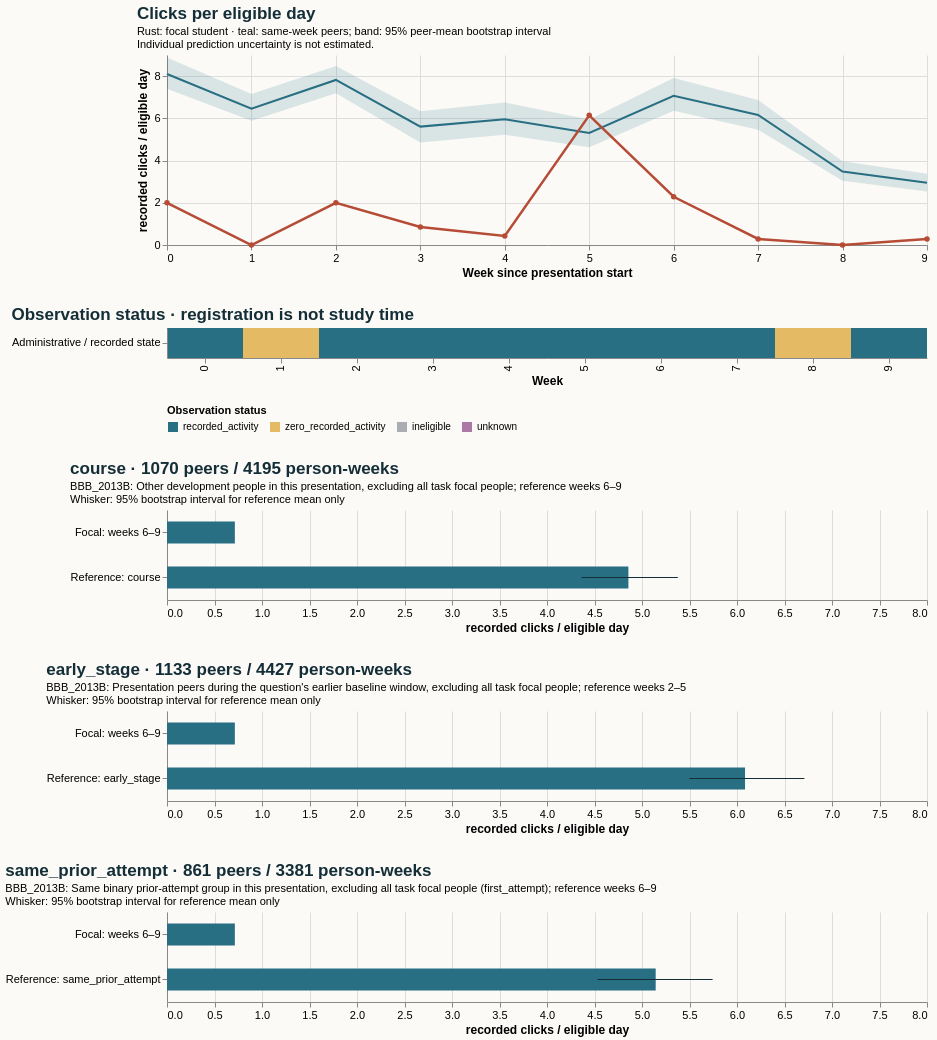

Specify this chart in Vega-Lite:
### Vega-Lite specification from a JSON file in a GitHub repository (floating-point values rounded to 4 significant figures)
{"$schema": "https://vega.github.io/schema/vega-lite/v5.20.1.json", "config": {"axis": {"labelFontSize": 11, "titleFontSize": 12}, "background": "#fbfaf7", "font": "sans-serif", "title": {"anchor": "start", "color": "#142e38", "fontSize": 17, "subtitleFontSize": 11}, "view": {"continuousHeight": 300, "continuousWidth": 300, "stroke": null}}, "datasets": {"data-42d735887719bfd9941809f3b13706e4": [{"hi": null, "lo": null, "series": "Focal: weeks 6–9", "value": 0.7143}, {"hi": 6.71, "lo": 5.499, "series": "Reference: early_stage", "value": 6.084}], "data-4488dd9c4aa2501051630b1e9a12990b": [{"end_day": 6, "focal_value": 2.0, "peer_ci_high": 8.884, "peer_ci_low": 7.403, "peer_mean": 8.1, "peer_observations": 1159, "peer_people": 1159, "reference": "course", "unit": "recorded clicks / eligible day", "week": 0}, {"end_day": 13, "focal_value": 0.0, "peer_ci_high": 7.155, "peer_ci_low": 5.883, "peer_mean": 6.456, "peer_observations": 1151, "peer_people": 1151, "reference": "course", "unit": "recorded clicks / eligible day", "week": 1}, {"end_day": 20, "focal_value": 2.0, "peer_ci_high": 8.479, "peer_ci_low": 7.188, "peer_mean": 7.819, "peer_observations": 1133, "peer_people": 1133, "reference": "course", "unit": "recorded clicks / eligible day", "week": 2}, {"end_day": 27, "focal_value": 0.8571, "peer_ci_high": 6.34, "peer_ci_low": 4.85, "peer_mean": 5.608, "peer_observations": 1125, "peer_people": 1125, "reference": "course", "unit": "recorded clicks / eligible day", "week": 3}, {"end_day": 34, "focal_value": 0.4286, "peer_ci_high": 6.751, "peer_ci_low": 5.221, "peer_mean": 5.954, "peer_observations": 1088, "peer_people": 1088, "reference": "course", "unit": "recorded clicks / eligible day", "week": 4}, {"end_day": 41, "focal_value": 6.143, "peer_ci_high": 5.94, "peer_ci_low": 4.634, "peer_mean": 5.31, "peer_observations": 1081, "peer_people": 1081, "reference": "course", "unit": "recorded clicks / eligible day", "week": 5}, {"end_day": 48, "focal_value": 2.286, "peer_ci_high": 7.906, "peer_ci_low": 6.359, "peer_mean": 7.065, "peer_observations": 1070, "peer_people": 1070, "reference": "course", "unit": "recorded clicks / eligible day", "week": 6}, {"end_day": 55, "focal_value": 0.2857, "peer_ci_high": 6.868, "peer_ci_low": 5.454, "peer_mean": 6.16, "peer_observations": 1054, "peer_people": 1054, "reference": "course", "unit": "recorded clicks / eligible day", "week": 7}, {"end_day": 62, "focal_value": 0.0, "peer_ci_high": 3.963, "peer_ci_low": 3.046, "peer_mean": 3.483, "peer_observations": 1044, "peer_people": 1044, "reference": "course", "unit": "recorded clicks / eligible day", "week": 8}, {"end_day": 69, "focal_value": 0.2857, "peer_ci_high": 3.371, "peer_ci_low": 2.531, "peer_mean": 2.943, "peer_observations": 1027, "peer_people": 1027, "reference": "course", "unit": "recorded clicks / eligible day", "week": 9}], "data-9c3ad8bfb0fa0b06f7989b59bd3693c3": [{"hi": null, "lo": null, "series": "Focal: weeks 6–9", "value": 0.7143}, {"hi": 5.377, "lo": 4.364, "series": "Reference: course", "value": 4.857}], "data-a86875204e3dc5b693ae496068f29109": [{"hi": null, "lo": null, "series": "Focal: weeks 6–9", "value": 0.7143}, {"hi": 5.743, "lo": 4.531, "series": "Reference: same_prior_attempt", "value": 5.144}], "data-bf42056927d074182c1365a234cf8abf": [{"eligible_days": 7.0, "end_day": 6, "logging_completeness": "unknown", "observation_status": "recorded_activity", "row": "Administrative / recorded state", "score_status": "withheld_release_time_unknown", "start_day": 0, "value": 2.0, "week": 0}, {"eligible_days": 7.0, "end_day": 13, "logging_completeness": "unknown", "observation_status": "zero_recorded_activity", "row": "Administrative / recorded state", "score_status": "withheld_release_time_unknown", "start_day": 7, "value": 0.0, "week": 1}, {"eligible_days": 7.0, "end_day": 20, "logging_completeness": "unknown", "observation_status": "recorded_activity", "row": "Administrative / recorded state", "score_status": "withheld_release_time_unknown", "start_day": 14, "value": 2.0, "week": 2}, {"eligible_days": 7.0, "end_day": 27, "logging_completeness": "unknown", "observation_status": "recorded_activity", "row": "Administrative / recorded state", "score_status": "withheld_release_time_unknown", "start_day": 21, "value": 0.8571, "week": 3}, {"eligible_days": 7.0, "end_day": 34, "logging_completeness": "unknown", "observation_status": "recorded_activity", "row": "Administrative / recorded state", "score_status": "withheld_release_time_unknown", "start_day": 28, "value": 0.4286, "week": 4}, {"eligible_days": 7.0, "end_day": 41, "logging_completeness": "unknown", "observation_status": "recorded_activity", "row": "Administrative / recorded state", "score_status": "withheld_release_time_unknown", "start_day": 35, "value": 6.143, "week": 5}, {"eligible_days": 7.0, "end_day": 48, "logging_completeness": "unknown", "observation_status": "recorded_activity", "row": "Administrative / recorded state", "score_status": "withheld_release_time_unknown", "start_day": 42, "value": 2.286, "week": 6}, {"eligible_days": 7.0, "end_day": 55, "logging_completeness": "unknown", "observation_status": "recorded_activity", "row": "Administrative / recorded state", "score_status": "withheld_release_time_unknown", "start_day": 49, "value": 0.2857, "week": 7}, {"eligible_days": 7.0, "end_day": 62, "logging_completeness": "unknown", "observation_status": "zero_recorded_activity", "row": "Administrative / recorded state", "score_status": "withheld_release_time_unknown", "start_day": 56, "value": 0.0, "week": 8}, {"eligible_days": 7.0, "end_day": 69, "logging_completeness": "unknown", "observation_status": "recorded_activity", "row": "Administrative / recorded state", "score_status": "withheld_release_time_unknown", "start_day": 63, "value": 0.2857, "week": 9}]}, "resolve": {"scale": {"color": "independent"}}, "spacing": 28, "vconcat": [{"data": {"name": "data-4488dd9c4aa2501051630b1e9a12990b"}, "height": 190, "layer": [{"encoding": {"x": {"axis": {"tickMinStep": 1}, "field": "week", "title": "Week since presentation start", "type": "quantitative"}, "y": {"field": "peer_ci_low", "scale": {"zero": true}, "title": "recorded clicks / eligible day", "type": "quantitative"}, "y2": {"field": "peer_ci_high"}}, "mark": {"color": "#286f83", "opacity": 0.16, "type": "area"}}, {"encoding": {"tooltip": [{"field": "week", "type": "quantitative"}, {"field": "peer_mean", "type": "quantitative"}, {"field": "peer_people", "type": "quantitative"}, {"field": "peer_observations", "type": "quantitative"}], "x": {"field": "week", "type": "quantitative"}, "y": {"field": "peer_mean", "type": "quantitative"}}, "mark": {"color": "#286f83", "strokeWidth": 2, "type": "line"}}, {"encoding": {"tooltip": [{"field": "week", "type": "quantitative"}, {"field": "focal_value", "type": "quantitative"}], "x": {"field": "week", "type": "quantitative"}, "y": {"field": "focal_value", "type": "quantitative"}}, "mark": {"color": "#b64c35", "point": {"color": "#b64c35"}, "strokeWidth": 2.5, "type": "line"}}], "title": {"subtitle": ["Rust: focal student · teal: same-week peers; band: 95% peer-mean bootstrap interval", "Individual prediction uncertainty is not estimated."], "text": "Clicks per eligible day"}, "width": 760}, {"data": {"name": "data-bf42056927d074182c1365a234cf8abf"}, "encoding": {"color": {"field": "observation_status", "legend": {"labelLimit": 260, "orient": "bottom"}, "scale": {"domain": ["recorded_activity", "zero_recorded_activity", "ineligible", "unknown"], "range": ["#286f83", "#e4bb64", "#aaaeb3", "#ac78a5"]}, "title": "Observation status", "type": "nominal"}, "tooltip": [{"field": "week", "type": "quantitative"}, {"field": "eligible_days", "type": "quantitative"}, {"field": "observation_status", "type": "nominal"}, {"field": "logging_completeness", "type": "nominal"}], "x": {"field": "week", "title": "Week", "type": "ordinal"}, "y": {"field": "row", "title": null, "type": "nominal"}}, "height": 30, "mark": {"type": "rect"}, "title": "Observation status · registration is not study time", "width": 760}, {"data": {"name": "data-9c3ad8bfb0fa0b06f7989b59bd3693c3"}, "height": 90, "layer": [{"encoding": {"x": {"field": "value", "scale": {"domain": [0, 7.045], "zero": true}, "title": "recorded clicks / eligible day", "type": "quantitative"}, "y": {"field": "series", "sort": null, "title": null, "type": "nominal"}}, "mark": {"color": "#286f83", "size": 22, "type": "bar"}}, {"encoding": {"x": {"field": "lo", "type": "quantitative"}, "x2": {"field": "hi"}, "y": {"field": "series", "sort": null, "title": null, "type": "nominal"}}, "mark": {"color": "#142e38", "type": "rule"}}], "title": {"subtitle": ["BBB_2013B: Other development people in this presentation, excluding all task focal people; reference weeks 6–9", "Whisker: 95% bootstrap interval for reference mean only"], "text": "course · 1070 peers / 4195 person-weeks"}, "width": 760}, {"data": {"name": "data-42d735887719bfd9941809f3b13706e4"}, "height": 90, "layer": [{"encoding": {"x": {"field": "value", "scale": {"domain": [0, 7.045], "zero": true}, "title": "recorded clicks / eligible day", "type": "quantitative"}, "y": {"field": "series", "sort": null, "title": null, "type": "nominal"}}, "mark": {"color": "#286f83", "size": 22, "type": "bar"}}, {"encoding": {"x": {"field": "lo", "type": "quantitative"}, "x2": {"field": "hi"}, "y": {"field": "series", "sort": null, "title": null, "type": "nominal"}}, "mark": {"color": "#142e38", "type": "rule"}}], "title": {"subtitle": ["BBB_2013B: Presentation peers during the question's earlier baseline window, excluding all task focal people; reference weeks 2–5", "Whisker: 95% bootstrap interval for reference mean only"], "text": "early_stage · 1133 peers / 4427 person-weeks"}, "width": 760}, {"data": {"name": "data-a86875204e3dc5b693ae496068f29109"}, "height": 90, "layer": [{"encoding": {"x": {"field": "value", "scale": {"domain": [0, 7.045], "zero": true}, "title": "recorded clicks / eligible day", "type": "quantitative"}, "y": {"field": "series", "sort": null, "title": null, "type": "nominal"}}, "mark": {"color": "#286f83", "size": 22, "type": "bar"}}, {"encoding": {"x": {"field": "lo", "type": "quantitative"}, "x2": {"field": "hi"}, "y": {"field": "series", "sort": null, "title": null, "type": "nominal"}}, "mark": {"color": "#142e38", "type": "rule"}}], "title": {"subtitle": ["BBB_2013B: Same binary prior-attempt group in this presentation, excluding all task focal people (first_attempt); reference weeks 6–9", "Whisker: 95% bootstrap interval for reference mean only"], "text": "same_prior_attempt · 861 peers / 3381 person-weeks"}, "width": 760}]}
